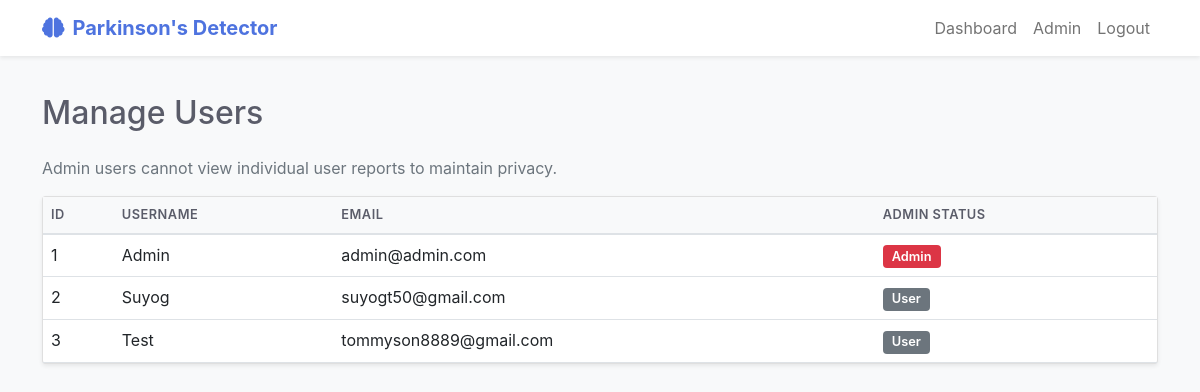
The app's page /admin/users (signed in) with its own data.
### app/models.py (models this page shows, shortened)
class User(UserMixin, db.Model):
    id = db.Column(db.Integer, primary_key=True)
    username = db.Column(db.String(64), index=True, unique=True)
    email = db.Column(db.String(120), index=True, unique=True)
    password_hash = db.Column(db.String(128))
    is_admin = db.Column(db.Boolean, default=False)
    reports = db.relationship('Report', backref='author', lazy='dynamic')

### app/routes.py (the view)
@bp.route('/admin/users')
@login_required
@admin_required
def admin_users():
    users = User.query.order_by(User.id).all()
    return render_template('admin/users.html', title='Manage Users', users=users)

### app/models.py (called while the page is built)
@login.user_loader
def load_user(id):
    return User.query.get(int(id))

### app/routes.py (called while the page is built)
def admin_required(f):
    @wraps(f)
    def decorated_function(*args, **kwargs):
        if not current_user.is_admin:
            flash("You do not have permission to access this page.", "danger")
            return redirect(url_for('main.dashboard'))
        return f(*args, **kwargs)
    return decorated_function

### app/templates/admin/users.html
{% extends "base.html" %} {% block content %}
<div class="container py-4">
  <h1 class="h2 mb-4">Manage Users</h1>
  <p class="text-muted">
    Admin users cannot view individual user reports to maintain privacy.
  </p>
  <div class="card shadow-sm">
    <div class="card-body p-0">
      <table class="table table-hover mb-0 users-table">
        <thead>
          <tr>
            <th>ID</th>
            <th>Username</th>
            <th>Email</th>
            <th>Admin Status</th>
          </tr>
        </thead>
        <tbody>
          {% for user in users %}
          <tr>
            <td>{{ user.id }}</td>
            <td>{{ user.username }}</td>
            <td>{{ user.email }}</td>
            <td>
              {% if user.is_admin %}
              <span class="badge bg-danger">Admin</span>
              {% else %}
              <span class="badge bg-secondary">User</span>
              {% endif %}
            </td>
          </tr>
          {% endfor %}
        </tbody>
      </table>
    </div>
  </div>
</div>
{% endblock %}

### app/templates/base.html (shortened to what this page needs)
<!DOCTYPE html>
<html lang="en">
  <head>
    <link
      href="https://cdn.jsdelivr.net/npm/bootstrap@5.1.3/dist/css/bootstrap.min.css"
      rel="stylesheet"
    />
    <link
      rel="stylesheet"
      href="https://cdnjs.cloudflare.com/ajax/libs/font-awesome/5.15.4/css/all.min.css"
    />
    <link
      rel="stylesheet"
      href="{{ url_for('static', filename='css/style.css') }}"
    />
  </head>
  <body>
    <nav
      class="navbar navbar-expand-lg navbar-light bg-white fixed-top shadow-sm"
    >
      <div class="container">
        <a
          class="navbar-brand fw-bold text-primary"
          href="{{ url_for('main.index') }}"
        >
          <i class="fas fa-brain me-2"></i>Parkinson's Detector
        </a>
        <div
          class="collapse navbar-collapse"
          id="mainNavbar"
        >
          <ul class="navbar-nav ms-auto mb-2 mb-lg-0">
            {% if current_user.is_anonymous %}
            <li class="nav-item">
              <a
                class="nav-link"
                href="{{ url_for('auth.login') }}"
                >Login</a
              >
            </li>
            <li class="nav-item">
              <a
                class="nav-link btn btn-primary text-white btn-sm ms-2 px-3"
                href="{{ url_for('auth.register') }}"
                >Register</a
              >
            </li>
            {% else %}
            <li class="nav-item">
              <a
                class="nav-link"
                href="{{ url_for('main.dashboard') }}"
                >Dashboard</a
              >
            </li>
            {% if current_user.is_admin %}
            <li class="nav-item">
              <a
                class="nav-link"
                href="{{ url_for('main.admin_dashboard') }}"
                >Admin</a
              >
            </li>
            {% endif %}
            <li class="nav-item">
              <a
                class="nav-link"
                href="{{ url_for('auth.logout') }}"
                >Logout</a
              >
            </li>
            {% endif %}
          </ul>
        </div>
      </div>
    </nav>
    <main>
       {% block content %}{% endblock %}
    </main>
  </body>
</html>

### app/static/css/style.css (style rules this page uses)
:root { --primary-color: #4e73df; --primary-hover: #2e59d9; --light-gray: #f8f9fa; --medium-gray: #e9ecef; --dark-gray: #5a5c69; --text-color: #343a40; }
body { background-color: var(--light-gray); color: var(--text-color); font-family: -apple-system, BlinkMacSystemFont, "Segoe UI", Roboto, "Helvetica Neue", Arial, sans-serif; }
h1, h2, h3, h4, h5, h6 { font-weight: 600; color: var(--dark-gray); }
.text-primary { color: var(--primary-color) !important; }
body { padding-top: 70px; }
.table thead th { font-weight: 600; color: var(--dark-gray); text-transform: uppercase; font-size: 0.8rem; letter-spacing: 0.5px; border-bottom-width: 2px; }
.table .badge { padding: 0.5em 0.8em; font-weight: 600; font-size: 0.85rem; }
.users-table thead th { background-color: #f8f9fa; }
.users-table .badge { font-size: 0.8rem; padding: 0.4em 0.7em; }

### records on screen
User: id "1", username "Admin", email "admin@admin.com", is_admin "Admin"
User: id "2", username "Suyog", email "suyogt50@gmail.com", is_admin "User"
User: id "3", username "Test", email "tommyson8889@gmail.com", is_admin "User"
